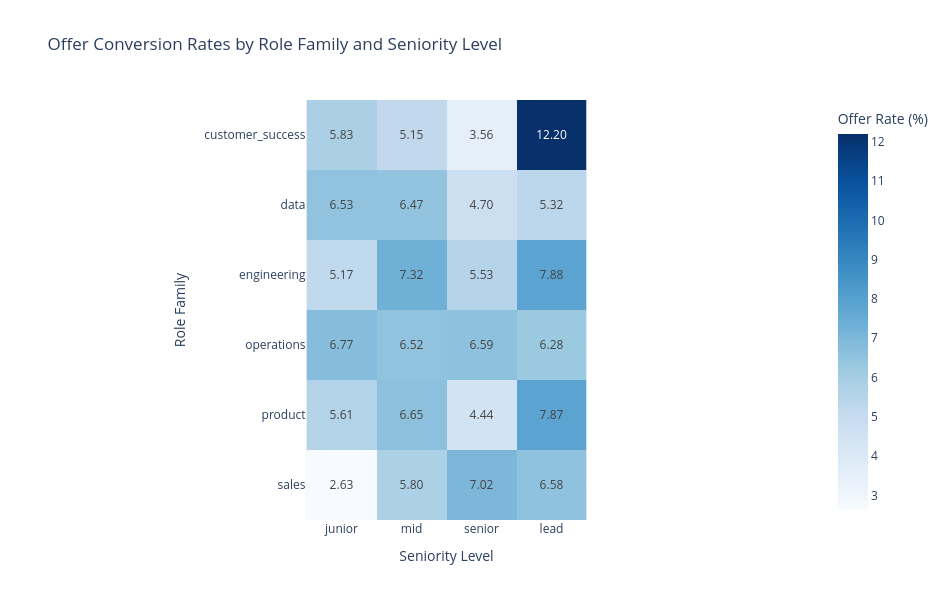

Here is the notebook cell this chart was saved with:
### Markdown cell above
### Step 9 — Create our Plotly Heatmap

### Code cell
# Reshape offer conversion rates into a table for the heatmap
heatmap_df = role_level_summary.pivot(
    index="role_family",
    columns="level",
    values="Offer_Rate"
)

# Arrange seniority levels in a logical order
heatmap_df = heatmap_df[["junior", "mid", "senior", "lead"]]

# Create the heatmap
fig = px.imshow(
    heatmap_df,
    text_auto=".2f",
    color_continuous_scale="Blues",
    labels={
        "x": "Seniority Level",
        "y": "Role Family",
        "color": "Offer Rate (%)"
    },
    title="Offer Conversion Rates by Role Family and Seniority Level"
)

# Improve chart layout
fig.update_layout(
    height=550,
    xaxis_title="Seniority Level",
    yaxis_title="Role Family"
)
# Increase the heatmap's width and height
fig.update_layout(
    width=950,
    height=600
)

# Display the heatmap
fig.show()

### Figure 1 — Plotly figure (JSON) as saved in the notebook; plotly's stock layout.template omitted (floating-point values rounded to 4 significant figures)
{"data": [{"coloraxis": "coloraxis", "hovertemplate": "Seniority Level: %{x}<br>Role Family: %{y}<br>Offer Rate (%): %{z}<extra></extra>", "name": "0", "texttemplate": "%{z:.2f}", "type": "heatmap", "x": ["junior", "mid", "senior", "lead"], "xaxis": "x", "y": ["customer_success", "data", "engineering", "operations", "product", "sales"], "yaxis": "y", "z": [[5.825, 5.155, 3.556, 12.2], [6.529, 6.468, 4.7, 5.319], [5.169, 7.317, 5.526, 7.88], [6.766, 6.516, 6.594, 6.282], [5.607, 6.646, 4.444, 7.874], [2.632, 5.797, 7.018, 6.579]]}], "layout": {"coloraxis": {"colorbar": {"title": {"text": "Offer Rate (%)"}}, "colorscale": [[0, "rgb(247,251,255)"], [0.125, "rgb(222,235,247)"], [0.25, "rgb(198,219,239)"], [0.375, "rgb(158,202,225)"], [0.5, "rgb(107,174,214)"], [0.625, "rgb(66,146,198)"], [0.75, "rgb(33,113,181)"], [0.875, "rgb(8,81,156)"], [1, "rgb(8,48,107)"]]}, "height": 600, "title": {"text": "Offer Conversion Rates by Role Family and Seniority Level"}, "width": 950, "xaxis": {"anchor": "y", "constrain": "domain", "domain": [0, 1], "scaleanchor": "y", "title": {"text": "Seniority Level"}}, "yaxis": {"anchor": "x", "autorange": "reversed", "constrain": "domain", "domain": [0, 1], "title": {"text": "Role Family"}}}}
